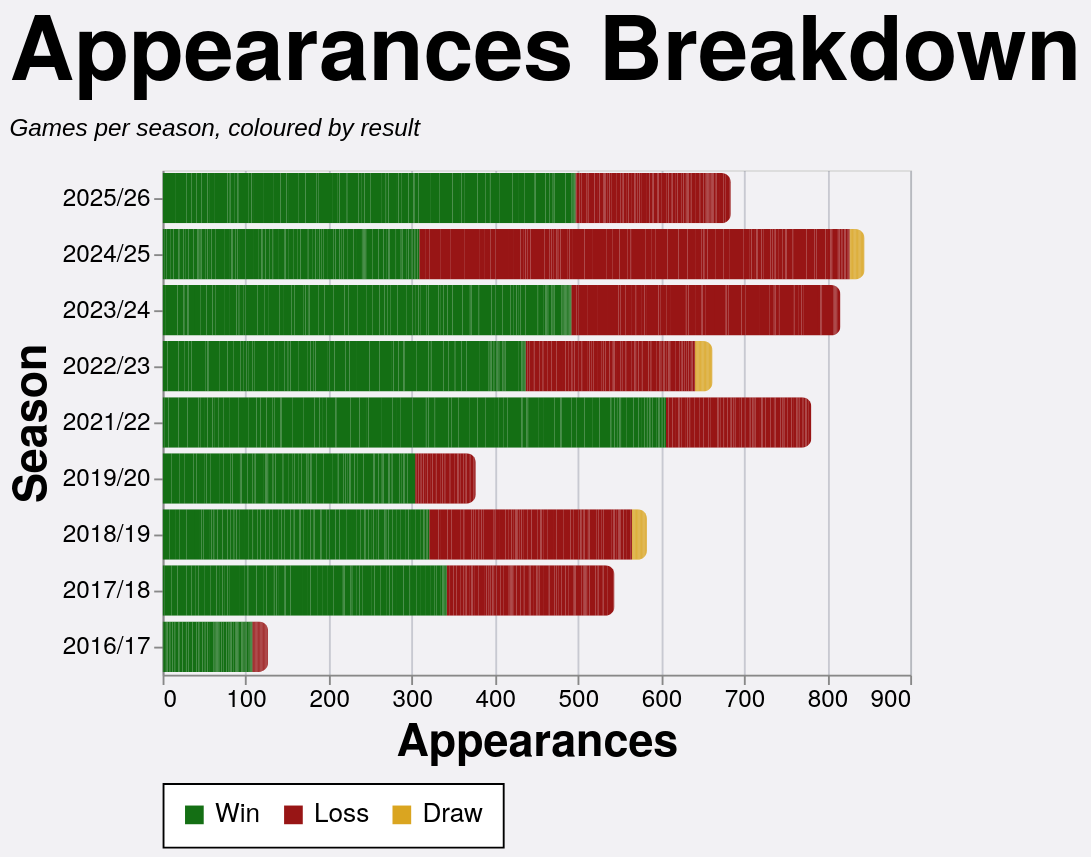

Vega-Lite specification for this chart:
### Vega-Lite specification from a JSON file in a GitHub repository (floating-point values rounded to 4 significant figures; data arrays with more than 128 entries replaced by an {"elided": "..."} marker saying what was removed)
{"config": {"axis": {"labelFont": "PT Sans Narrow, Helvetica Neue, Helvetica, Arial, sans-serif", "titleFont": "PT Sans Narrow, Helvetica Neue, Helvetica, Arial, sans-serif", "labelFontSize": 13, "titleFontSize": 24, "gridColor": "#202947", "gridOpacity": 0.2, "zindex": 1}, "text": {"font": "Lato, sans-serif"}, "bar": {"cornerRadiusEnd": 5}, "header": {"labelFont": "PT Sans Narrow, Helvetica Neue, Helvetica, Arial, sans-serif", "titleFont": "PT Sans Narrow, Helvetica Neue, Helvetica, Arial, sans-serif", "labelFontSize": 24, "titleFontSize": 28, "labelFontWeight": "bold", "orient": "left"}, "legend": {"labelFont": "PT Sans Narrow, Helvetica Neue, Helvetica, Arial, sans-serif", "titleFont": "PT Sans Narrow, Helvetica Neue, Helvetica, Arial, sans-serif", "labelFontSize": 14, "titleFontSize": 16, "titlePadding": 5, "fillColor": "white", "strokeColor": "black", "padding": 10, "titleFontWeight": "lighter", "titleFontStyle": "italic", "titleColor": "gray", "offset": 10}, "title": {"font": "PT Sans Narrow, Helvetica Neue, Helvetica, Arial, sans-serif", "fontSize": 48, "fontWeight": "bold", "anchor": "start", "align": "center", "titlePadding": 20, "subtitlePadding": 10, "subtitleFontSize": 13, "subtitleColor": "", "subtitleFontStyle": "italic", "offset": 15, "color": "black"}, "axisX": {"labelAngle": 0}, "facet": {"title": null, "header": null, "align": {"row": "each", "column": "each"}}, "resolve": {"scale": {"y": "independent", "facet": "independent"}}, "background": "#f2f1f4", "scale": {"offsetBandPaddingOuter": 0.2, "offsetBandPaddingInner": 0.1}}, "data": {"name": "data-6c49e1a2f396cc0e9689e283871dcbac"}, "mark": {"type": "bar"}, "encoding": {"color": {"field": "color_value", "legend": {"orient": "bottom", "title": null}, "scale": {"domain": ["Win", "Loss", "Draw"], "range": ["#146f14", "#981515", "goldenrod"]}, "sort": {"field": "sum(apps)", "op": "sum", "order": "descending"}, "type": "nominal"}, "tooltip": [{"field": "player", "title": "Player", "type": "nominal"}, {"field": "season", "title": "Season", "type": "nominal"}, {"field": "color_value", "title": "Group", "type": "nominal"}, {"aggregate": "sum", "field": "apps", "title": "Appearances", "type": "quantitative"}], "x": {"aggregate": "sum", "field": "apps", "title": "Appearances", "type": "quantitative"}, "y": {"field": "season", "sort": {"field": "season_sort", "op": "max", "order": "descending"}, "title": "Season", "type": "nominal"}}, "height": {"step": 30}, "title": {"text": "Appearances Breakdown", "subtitle": "Games per season, coloured by result"}, "width": 400, "$schema": "https://vega.github.io/schema/vega-lite/v5.20.1.json", "datasets": {"data-6c49e1a2f396cc0e9689e283871dcbac": {"elided": "2502 records"}}}
